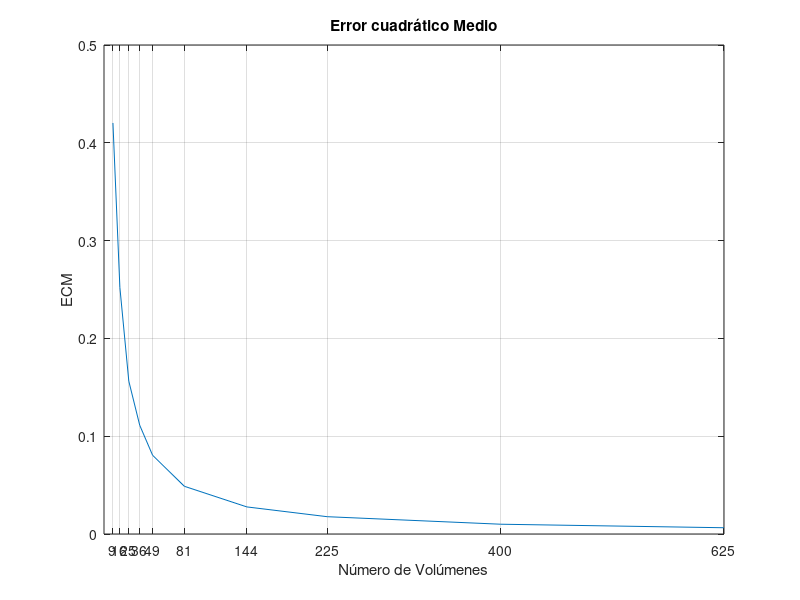
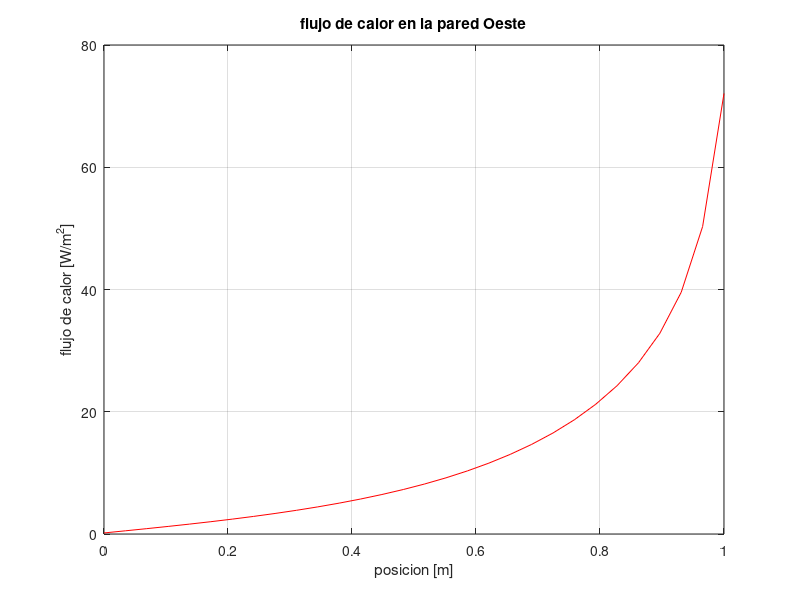
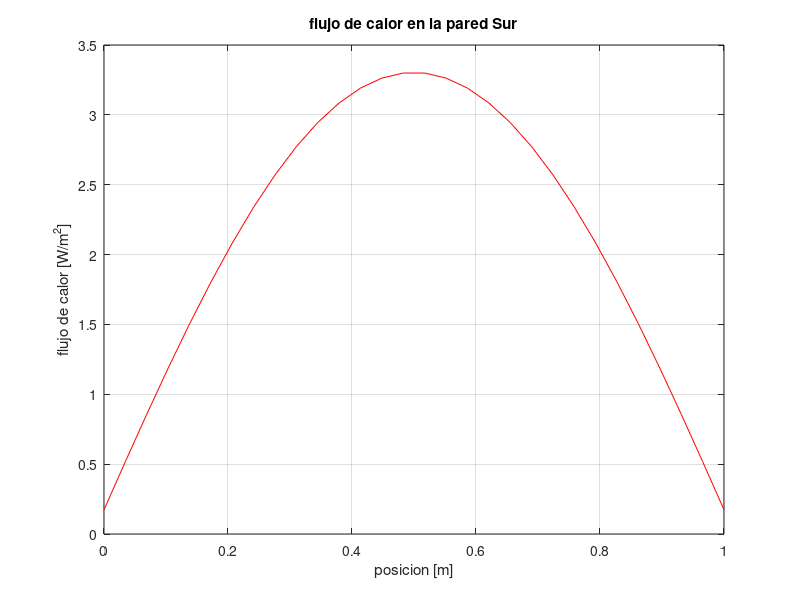
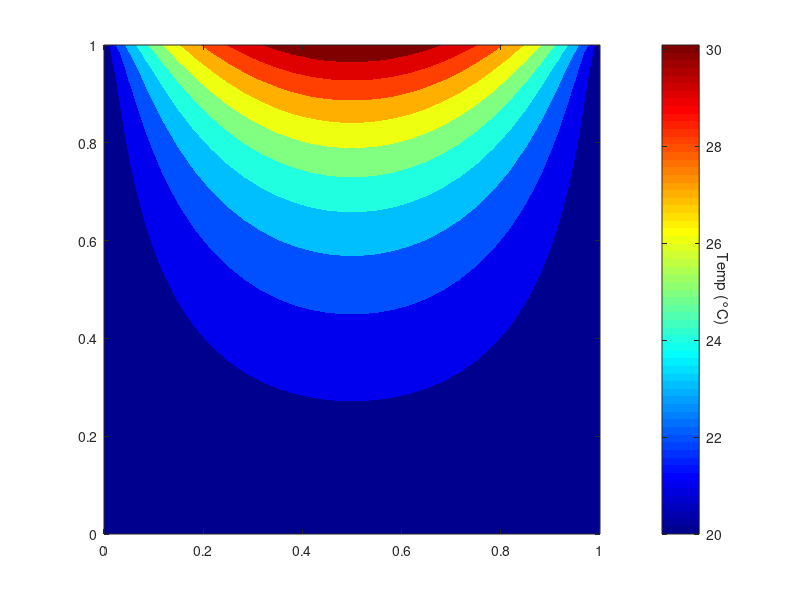

These figures' MATLAB source, in order: (Note: this script raises an error after producing the figures.)
%% Ejercicio2 TP HT Hormachea 61439 - Nieto 61459
% 1D t(i+1) -2Ti+T(i-1) = 0
% 2D -T(i+1,j)-T(i-1,j)-T(i,j+1)-T(i,j-1)+4*T(i,j) = 0
clear; clc; close all
tic
%elección de refinado
nVolumesLength = 30; %Volumenes en longitud(minimo 3)
nVolumesHeight = 30; %Volumenes en altura(minimo 3)
nVolumes = nVolumesLength*nVolumesHeight;

%declaración de variables
L = 1; W = 1; %m
K = 1; %W/mK
qin = 30; %W/m2
T1 = 20; %°C

dx = L/nVolumesLength;
dy = W/nVolumesHeight;

Qt = sparse(nVolumes,nVolumes); %temperatures equation matrix

% numeración de los vols de control
% 3| 6| 9
% 2| 5| 8
% 1| 4| 7

volumesCoordinates(nVolumes,2) = 0; % matriz de coordenadas de los volumenes
for iColumn = 1:nVolumesLength
    volumes = 1+nVolumesHeight*(iColumn-1):nVolumesHeight+nVolumesHeight*(iColumn-1);
    volumesCoordinates(volumes,2) = 1:nVolumesHeight;
    volumesCoordinates(volumes,1) = iColumn;
end

for iVolume = 1:nVolumes
    ix = volumesCoordinates(iVolume,1);
    iy = volumesCoordinates(iVolume,2);
    volumeSouth = iVolume-1;
    volumeNorth = iVolume+1;
    volumeWest = iVolume-nVolumesHeight;
    volumeEast = iVolume+nVolumesHeight;
    if ix == 1 %pared Oeste Tfija Ti-1,j = T1
        if iy == nVolumesHeight %cara norte-flujo fijo
            Qt(iVolume,iVolume) = dx^2+3*dy^2;
            Qt(iVolume,volumeSouth) = -dx^2;
            Qt(iVolume,volumeEast) = -dy^2;

        elseif iy == 1 %cara sur Ti,j-1 fija                
            Qt(iVolume,iVolume) = 3*dx^2+3*dy^2;
            Qt(iVolume,volumeNorth) = -dx^2;
            Qt(iVolume,volumeEast) = -dy^2;

        else
            Qt(iVolume,iVolume) = 2*dx^2+3*dy^2;
            Qt(iVolume,volumeSouth) = -dx^2;
            Qt(iVolume,volumeNorth) = -dx^2;
            Qt(iVolume,volumeEast) = -dy^2;      
        end

    elseif ix == nVolumesLength %pared Este Tfija Ti+1,j = T1

        if iy == nVolumesHeight %cara norte-flujo fijo

            Qt(iVolume,iVolume) = dx^2+3*dy^2;
            Qt(iVolume,volumeSouth) = -dx^2;
            Qt(iVolume,volumeWest) = -dy^2;

        elseif iy == 1 %cara sur Ti,j-1 fija                
            Qt(iVolume,iVolume) = 3*dx^2+3*dy^2;
            Qt(iVolume,volumeNorth) = -dx^2;
            Qt(iVolume,volumeWest) = -dy^2;

        else
            Qt(iVolume,iVolume) = 2*dx^2+3*dy^2;
            Qt(iVolume,volumeSouth) = -dx^2;
            Qt(iVolume,volumeNorth) = -dx^2;
            Qt(iVolume,volumeWest) = -dy^2;      
        end

    elseif iy == 1
        if ix == nVolumesHeight %cara este-T fija                
            Qt(iVolume,iVolume) = 3*dx^2+3*dy^2;
            Qt(iVolume,volumeNorth) = -dx^2;
            Qt(iVolume,volumeWest) = -dy^2;

        elseif ix == 1 %cara oeste Ti,j-1 fija                
            Qt(iVolume,iVolume) = 3*dx^2+3*dy^2;
            Qt(iVolume,volumeNorth) = -dx^2;
            Qt(iVolume,volumeEast) = -dy^2;

        else
            Qt(iVolume,iVolume) = 3*dx^2+2*dy^2;
            Qt(iVolume,volumeNorth) = -dx^2;
            Qt(iVolume,volumeWest) = -dy^2;
            Qt(iVolume,volumeEast) = -dy^2;      
        end

    elseif iy == nVolumesHeight

        if ix == nVolumesHeight %cara este-T fija                
            Qt(iVolume,iVolume) = 2*dx^2+2*dy^2;
            Qt(iVolume,volumeSouth) = -dx^2;
            Qt(iVolume,volumeWest) = -dy^2;

        elseif ix == 1 %cara oeste Ti,j-1 fija                
            Qt(iVolume,iVolume) = 2*dx^2+2*dy^2;
            Qt(iVolume,volumeSouth) = -dx^2;
            Qt(iVolume,volumeEast) = -dy^2;

        else
            Qt(iVolume,iVolume) = dx^2+2*dy^2;
            Qt(iVolume,volumeSouth) = -dx^2;
            Qt(iVolume,volumeWest) = -dy^2;
            Qt(iVolume,volumeEast) = -dy^2;      
        end

    else
        %caso normal
        
        Qt(iVolume,iVolume) = 2*dx^2+2*dy^2;
        Qt(iVolume,volumeNorth) = -dx^2;
        Qt(iVolume,volumeSouth) = -dx^2;
        Qt(iVolume,volumeEast) = -dy^2;
        Qt(iVolume,volumeWest) = -dy^2;            
    end
end

% full(Qt)
%boundary conditions
B = sparse(nVolumes,1); %el elemento B(i) corresponde a la ecuacion del vol de control en Qt(i,i)
sideWest = 1:nVolumesHeight;
B(sideWest) = B(sideWest)+dy^2*T1*2; %pared Oeste T fija
sideSouth = 1:nVolumesHeight:nVolumes;
B(sideSouth) = B(sideSouth)+dx^2*T1*2; %pared Sur T fija
sideNorth = nVolumesHeight:nVolumesHeight:nVolumes;
B(sideNorth) = B(sideNorth)+qin*dx^2*dy/K; %pared Norte flujo fijo
sideEast = nVolumes-nVolumesHeight+1:nVolumes;
B(sideEast) = B(sideEast)+dy^2*T1*2; %pared Este T fija

%solver
T = Qt\B;
T = full(T);

solucionNumerica = toc;

%% Resolucion analitica


[X, Y] = meshgrid(0.5*dx:dx:(L-0.5*dx),0.5*dy:dy:(W-0.5*dy));

Tan = 0; %temperatura analítica
for n = 1:100
    Tan = Tan+2*qin*L/(K*pi^2)*((1+(-1)^(n+1))/(n^2*cosh(n*pi*W/L))).*sin(n*pi*X/L).*sinh(n*pi*Y/L); 
end
Tan = Tan+T1;
solucionAnalitica = toc;

%% convergencia 
 
% numeración de los vols de control
% 3| 6| 9
% 2| 5| 8
% 1| 4| 7

ncol = ceil(nVolumesLength/2); %fix(nVolumesLength/2)+mod(nVolumesLength,2);
centerLine = (ncol-1)*nVolumesHeight+1:1:((ncol-1)*nVolumesHeight+nVolumesHeight); %volumenes de la col del centro
ECM = 0;
TECM = T(centerLine); %Temperaturas de MATLAB
sz = size(Tan);
y = fix(sz(1)/2)+mod(sz(1),2);%col del medio de Tan
TanECM = Tan(1:sz(2),y);
ECM = sqrt(sum((TECM-TanECM).^2)/nVolumesHeight);

%% flujos en extremos

%flujo sur
southLine = 1:nVolumesHeight:nVolumes; %volumenes cara sur
westLine = 1:nVolumesHeight;
qsouth = K/(0.5*dy)*(T(southLine)-T1);
qwest = K/(0.5*dx)*(T(westLine)-T1);

%% post procesado para plots
Tfield = reshape(full(T),nVolumesHeight, nVolumesLength); %para el contourf de temperatura
Tsup = qin*dy*0.5+K*T(nVolumesHeight:nVolumesHeight:nVolumes); %Tsuperior MATLAB
TsupAn = qin*0.5*dy+K*Tan(end,:);%Tsuperior Analitica

%amplío matrices a todo el dominio
T1vec = ones(1,nVolumesLength)*T1; 
Tfield = [T1vec;Tfield];
Tfield = [Tfield;Tsup'];
Tfield = [[T1vec T1 T1]',Tfield];
Tfield = [Tfield, [T1vec T1 T1]'];

Tan = [T1vec;Tan];
Tan = [Tan;TsupAn];
Tan = [[T1vec T1 T1]',Tan];
Tan = [Tan, [T1vec T1 T1]'];

[Xplot, Yplot] = meshgrid([0 0.5*dx:dx:(L-0.5*dx) L],[0 0.5*dy:dy:(W-0.5*dy) W]);

%% plots


%error cuadrático medio
ECM
nVolumes

ECMval = [9 0.4203; 16 0.2521; 25 0.1563; 36 0.1112; 49 0.0805; 81 0.0488; 144 0.0277; 225 0.0177; 400 0.01; 625 0.0064]; %900 0.0044];
plot(ECMval(:,1),ECMval(:,2))
grid on; hold on
xlabel('Número de Volúmenes')
ylabel('ECM')
title('Error cuadrático Medio')
xticks(ECMval(:,1))
xlim([0 ECMval(end,1)])

%flujo de calor Oeste
figure
plot(linspace(0,W,nVolumesHeight),qwest,'r')
grid on
xlabel('posicion [m]')
ylabel('flujo de calor [W/m^2]')
title('flujo de calor en la pared Oeste')

%flujo de calor Sur
figure
plot(linspace(0,L,nVolumesLength),qsouth,'r')
grid on
xlabel('posicion [m]')
ylabel('flujo de calor [W/m^2]')
title('flujo de calor en la pared Sur')


%campo de temperatura numérico
figure
contourf(Xplot,Yplot,Tfield,'linecolor','none')
colormap('jet')
c = colorbar;
ylabel(c,'Temp (°C)','Rotation', 270)
c.Label.Position(1) = 4;
title('Campo de Temperaturas numérico')

%campo de temperatura analítico
figure
contourf(Xplot,Yplot,Tan,'linecolor','none')
title('Campo de Temperaturas Analítico')
colormap('jet')
c = colorbar;
ylabel(c,'Temp (°C)','Rotation', 270)
c.Label.Position(1) = 4;
